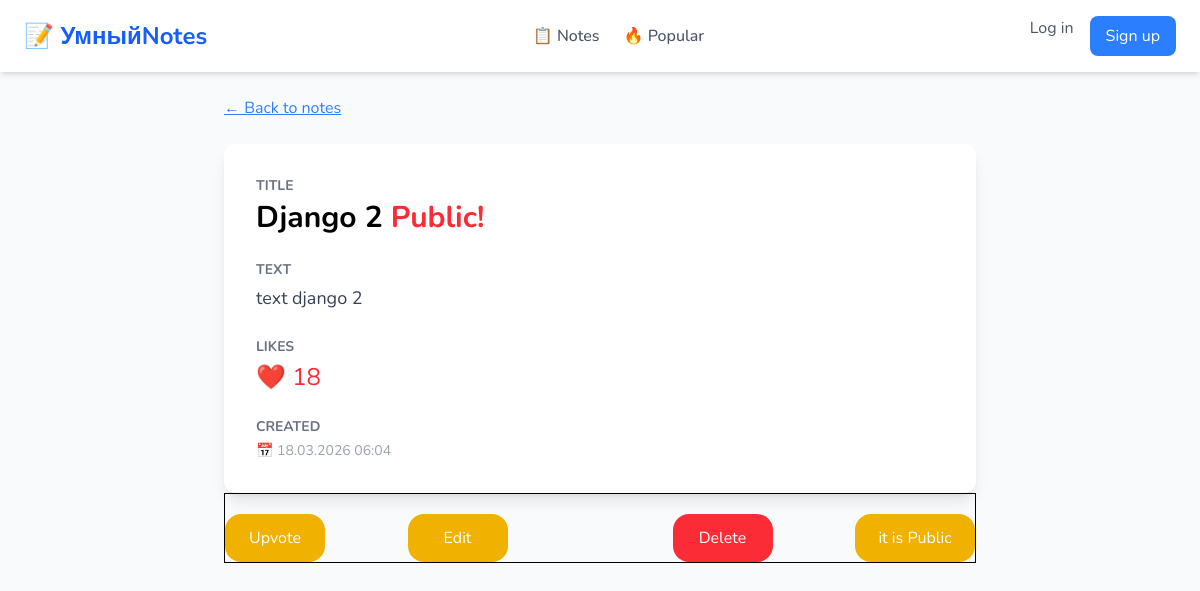
The page /smart/22/ on the database its author committed.
### notes/models.py (models this page shows, shortened)
class Notes(models.Model):
    title = models.CharField(max_length=255)
    text = models.TextField(null=True, blank=True)
    created = models.DateTimeField(auto_now_add=True)
    likes = models.IntegerField(default=0)
    user = models.ForeignKey(User, on_delete=models.CASCADE, related_name='notes')
    is_public = models.BooleanField(default=False)
    class Meta:
        db_table = 'notes'
        verbose_name = 'Note'
        verbose_name_plural = 'Notes'

### notes/views.py (the view)
# urls.py: path('<int:pk>/', NotesDetailView.as_view(), name='notes-detail'),
class NotesDetailView(DetailView):
    model = Notes
    context_object_name = 'note'
    template_name = 'notes/notes_detail.html'

### notes/templates/notes/notes_detail.html (shortened to what this page needs)
{% extends 'base.html' %}
{% block content %}
    <div class="max-w-[800px] m-auto p-6">
        <a href="{% url 'notes-list' %}" class="text-blue-500 hover:text-blue-700 underline mb-6 inline-block">← Back to notes</a>
        <div class="bg-white rounded-xl shadow-lg p-8">
            <p class="font-bold text-gray-500 text-sm uppercase mb-1">Title</p>
            <h1 class="text-3xl font-bold mb-6">{{ note.title }} {% if note.is_public %} <span class="text-red-500">Public!</span> {% endif %} </h1>
            <p class="font-bold text-gray-500 text-sm uppercase mb-1">Text</p>
            <p class="text-gray-700 text-lg mb-6 leading-relaxed">{{ note.text }}</p>
            <p class="font-bold text-gray-500 text-sm uppercase mb-1">Likes</p>
            <p class="text-red-500 text-2xl mb-6">❤️ {{ note.likes }}</p>
            <p class="font-bold text-gray-500 text-sm uppercase mb-1">Created</p>
            <p class="text-gray-400 text-sm">📅 {{ note.created|date:"d.m.Y H:i" }}</p>
        </div>
        <div class="flex items-center justify-between border">
            <form method="post" class="inline" action="{% url 'notes-like' pk=note.id %}">
                <button class="bg-yellow-500 px-3 text-white rounded-2xl block mx-auto w-[100px] text-center mt-5 py-3">Upvote</button>
            </form>
            <a href="{% url 'notes-update' pk=note.id %}" class="bg-yellow-500 px-3 text-white rounded-2xl block mx-auto w-[100px] text-center mt-5 py-3">Edit</a>
            <a href="{% url 'notes-delete' pk=note.id %}" class="bg-red-500 px-3 text-white rounded-2xl block mx-auto w-[100px] text-center mt-5 py-3">Delete</a>
            <form method="post" action="{% url 'notes-change-visibility' note.pk %}">
                <button type="submit" class="bg-yellow-500 px-3 text-white rounded-2xl block mx-auto w-[120px] text-center mt-5 py-3">
                    {% if note.is_public %}
                    it is Public
                    {% else %}
                    make public
                    {% endif %}
                </button>
            </form>
        </div>
    </div>
{% endblock %}

### static/templates/base.html (style rules this page uses)
body { font-family: "Nunito", sans-serif; font-optical-sizing: auto; }

### rows shown on the page
Notes: title "Django 2", text "text django 2", likes "18", created "18.03.2026 06:04"
